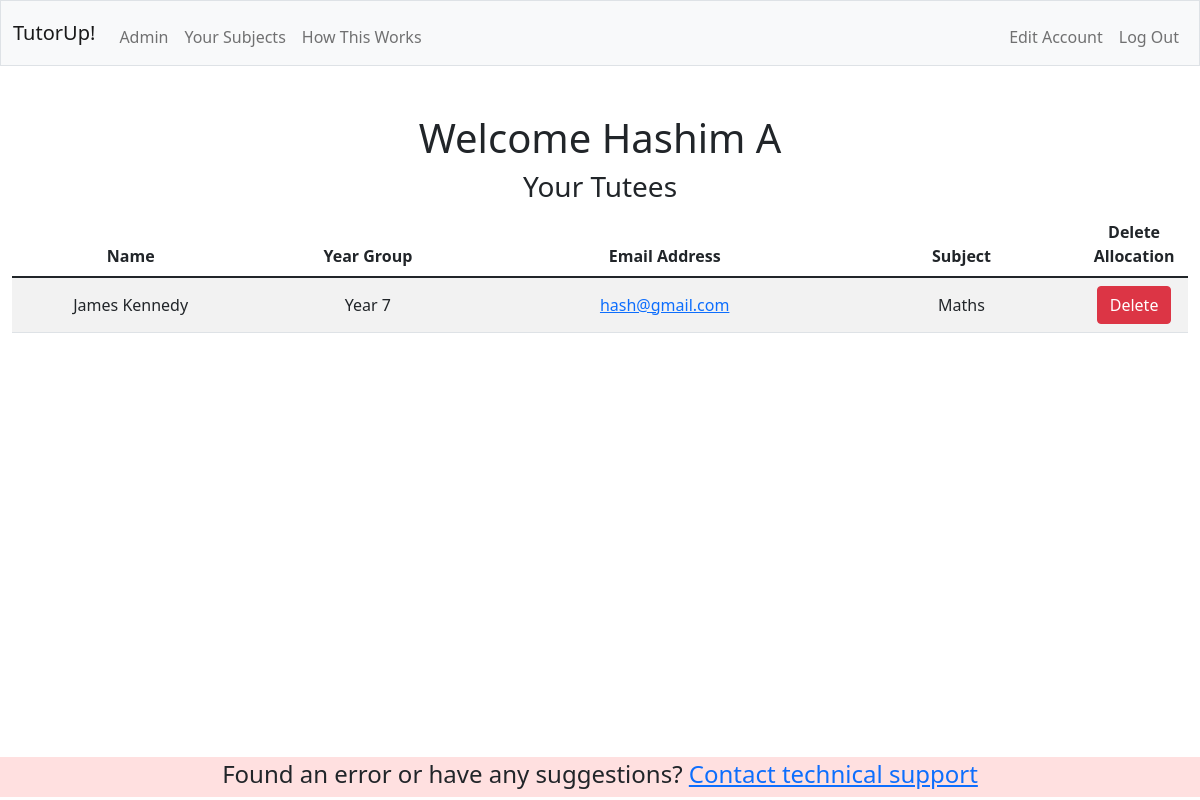
The page / (signed in) on the database its author committed.
### tables this page shows
CREATE TABLE 'users' ('id' INTEGER PRIMARY KEY AUTOINCREMENT NOT NULL, 'username' TEXT NOT NULL, 'hash'  TEXT NOT NULL  , 'email'  TEXT NOT NULL  , 'sname'  TEXT NOT NULL  , 'fname'  TEXT NOT NULL  , 'isTutor' BOOLEAN NOT NULL DEFAULT 'FALSE', 'isAdmin'  BOOLEAN NOT NULL DEFAULT (FALSE)  );

CREATE TABLE allocations(
id INTEGER PRIMARY KEY AUTOINCREMENT NOT NULL,
tutor_id INTEGER NOT NULL,
tutee_id INTEGER NOT NULL,
subject TEXT NOT NULL,
tutee_year INTEGER NOT NULL);

### app.py (the view)
@app.route("/")
@login_required
def index():
    if(session["isTutor"]):
        people = db.execute("SELECT users.fname, users.sname, users.email, allocations.subject, allocations.tutee_year FROM users INNER JOIN allocations ON users.id = allocations.tutee_id WHERE allocations.tutor_id = ?", session["user_id"])
    else:
        people = db.execute("SELECT users.fname, users.sname, users.email, allocations.subject, allocations.id FROM users INNER JOIN allocations ON users.id = allocations.tutor_id WHERE allocations.tutee_id = ?", session["user_id"]) #find list of names of tutors for current tutee user
    return render_template("index.html", people=people)

### app.py (called while the page is built)
@app.after_request
def after_request(response):
    response.headers["Cache-Control"] = "no-cache, no-store, must-revalidate"
    response.headers["Expires"] = 0
    response.headers["Pragma"] = "no-cache"
    return response

### helpers.py (called while the page is built)
def login_required(f):
    @wraps(f)
    def decorated_function(*args, **kwargs):
        if session.get("user_id") is None:
            return redirect("/login")
        return f(*args, **kwargs)
    return decorated_function

### templates/index.html (shortened to what this page needs)
{% extends "layout.html" %}
{% block main %}
<h1>Welcome {{ session["name"] }}</h1>
{% if session["isTutor"] %}
    <h3 class="h3">Your Tutees</h3>
    <table class="table table-striped">
        <thead>
            <th scope="col" style="width:20vw">Name</th>
            <th scope="col" style="width:20vw">Year Group</th>
            <th scope="col" style="width:30vw">Email Address</th>
            <th scope="col" style="width:20vw">Subject</th>
            <th scope="col" style="width:9vw">Delete Allocation</th>
        </thead>
        <tbody>
            {% for row in people %}
            <tr>
                <td style="vertical-align:middle">{{ row["fname"] }} {{ row["sname"] }}</td>
                <td style="vertical-align:middle">Year {{ row["tutee_year"] }}</td>
                <td style="vertical-align:middle"><a href="https://mail.google.com/mail/u/0/?fs=1&to={{ row['email'] }}&tf=cm">{{ row["email"] }} </a></td>
                <td style="vertical-align:middle">{{ row["subject"] }}</td>
                <td><form action="/admin/all_allocations" method="post"><button class="btn btn-danger" type="submit" name="delete" value="{{ row['id'] }}">Delete</button></form></td>
            </tr>
            {% endfor %}
        </tbody>
    </table>
{% endif %}
{% endblock %}

### rows shown on the page
users: fname "James", sname "Kennedy", tutee_year "7", email "hash@gmail.com", subject "Maths"

### other values the page prints
{{ session["name"] }} "Hashim A"
